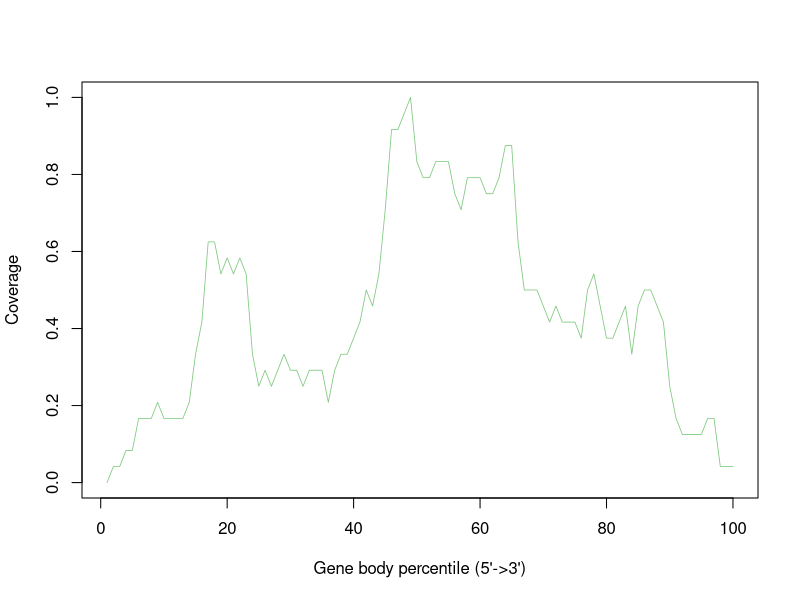

Source code (R):
Atha_Ler_0_sl_FLT_1G_Rep2_Aligned.sortedByCoord_sorted.out <- c(0.0,0.041666666666666664,0.041666666666666664,0.08333333333333333,0.08333333333333333,0.16666666666666666,0.16666666666666666,0.16666666666666666,0.20833333333333334,0.16666666666666666,0.16666666666666666,0.16666666666666666,0.16666666666666666,0.20833333333333334,0.3333333333333333,0.4166666666666667,0.625,0.625,0.5416666666666666,0.5833333333333334,0.5416666666666666,0.5833333333333334,0.5416666666666666,0.3333333333333333,0.25,0.2916666666666667,0.25,0.2916666666666667,0.3333333333333333,0.2916666666666667,0.2916666666666667,0.25,0.2916666666666667,0.2916666666666667,0.2916666666666667,0.20833333333333334,0.2916666666666667,0.3333333333333333,0.3333333333333333,0.375,0.4166666666666667,0.5,0.4583333333333333,0.5416666666666666,0.7083333333333334,0.9166666666666666,0.9166666666666666,0.9583333333333334,1.0,0.8333333333333334,0.7916666666666666,0.7916666666666666,0.8333333333333334,0.8333333333333334,0.8333333333333334,0.75,0.7083333333333334,0.7916666666666666,0.7916666666666666,0.7916666666666666,0.75,0.75,0.7916666666666666,0.875,0.875,0.625,0.5,0.5,0.5,0.4583333333333333,0.4166666666666667,0.4583333333333333,0.4166666666666667,0.4166666666666667,0.4166666666666667,0.375,0.5,0.5416666666666666,0.4583333333333333,0.375,0.375,0.4166666666666667,0.4583333333333333,0.3333333333333333,0.4583333333333333,0.5,0.5,0.4583333333333333,0.4166666666666667,0.25,0.16666666666666666,0.125,0.125,0.125,0.125,0.16666666666666666,0.16666666666666666,0.041666666666666664,0.041666666666666664,0.041666666666666664)


pdf("Atha_Ler-0_sl_FLT_1G_Rep2.geneBodyCoverage.curves.pdf")
x=1:100
icolor = colorRampPalette(c("#7fc97f","#beaed4","#fdc086","#ffff99","#386cb0","#f0027f"))(1)
plot(x,Atha_Ler_0_sl_FLT_1G_Rep2_Aligned.sortedByCoord_sorted.out,type='l',xlab="Gene body percentile (5'->3')", ylab="Coverage",lwd=0.8,col=icolor[1])
dev.off()
